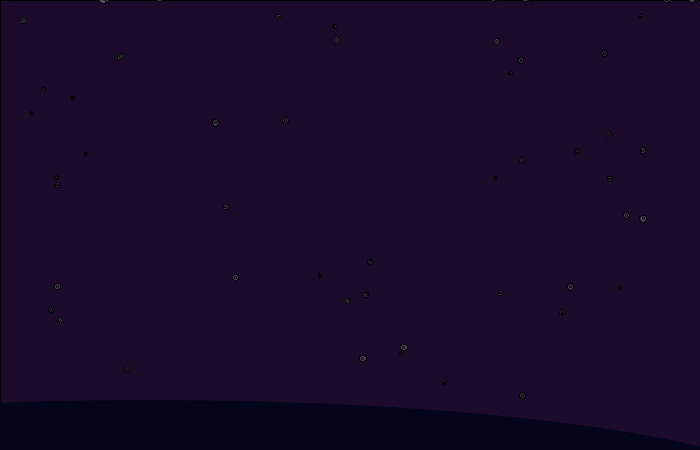
Frame 1 (no input)
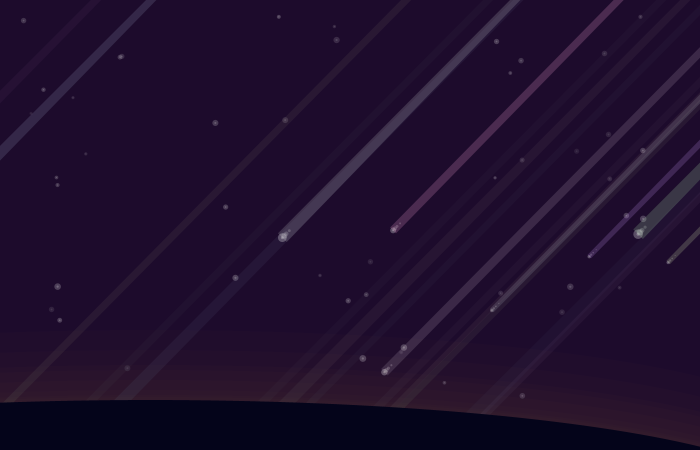
Frame 60 (the mouse pressed at the canvas centre just before this capture)
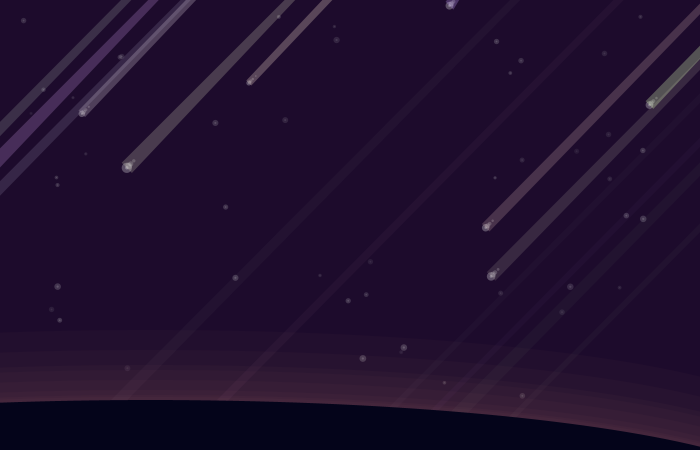
Frame 120 (the mouse held since frame 60 and released just before this capture)

The Processing sketch that drew these frames (run headless with seeded random() and noise(); from frame 60 on, the mouse is pressed at the canvas centre):

// Processing sketch: processing_171896
// ── processing_171896.pde

Sunrise sunrise; 
int totalStars=50;
int totalMeteors=20;
boolean sunAlphaSwitch;
Meteor[] meteors= new Meteor[totalMeteors];
Stars[] stars = new Stars[totalStars];


void setup() {
  size(700, 450);
  sunrise= new Sunrise();
  sunAlphaSwitch=true; 
  for (int i=0; i <totalStars; i++) {
    stars[i]= new Stars();
  } 
  for (int i=0; i <totalMeteors; i++) {
    meteors[i]= new Meteor();
  }
}


void draw() {
  background(29, 11, 44);
  ellipseMode(CENTER);
  rectMode(CENTER);  

  ////draw the stars\\\\
  for (int i=0; i <totalStars; i++) {
    stars[i].drawStar();
  } 


  ////fade the stars with the sunrise\\\\   
  sunrise.fadeStars();


  //////draw the meteors\\\\\\
  for (int i=0; i <totalMeteors; i++) {

    meteors[i].moveMeteor();
    meteors[i].drawMeteor();
    meteors[i].meteorTail();
  }

  for (int i=0; i <totalMeteors; i++) {

    if ( meteors[i].yPos > height+300) { // if the meteor gets too far it'll restart
      meteors[i]= new Meteor();
    }
  }

    ///////////////lighter colors near bottom\\\\\\\\\\\\\\\\  
    sunrise.drawLight();
    sunrise.fadeLight(); 


    ///////////////foreground landmass\\\\\\\\\\\\\\\\\
    fill(4, 4, 26);
    ellipse(150, 500, 1300, 200);
  }

class Meteor{
  float xPos;
  float yPos;
  float speed;
  float w;
  float origX;
  float origY;
  float tailAlpha;
  float r;
  float g;
  float b;
  
  Meteor(){
   xPos= random(20, 1050); //meteors will always start in the top right
   yPos=-10; //meteors will always start out of frame
   speed= random(4, 10); //meteors generate at different speeds
   w=random(3, 12);
   
   r= random(152, 255);
   g=random(152, 255);
   b=random(152, 255); 
   
   origX= xPos;
   origY= yPos;
   tailAlpha=70;//sets the original tail transparency so it can fade out
   } 
  
  void drawMeteor(){
    //////// HEAD \\\\\\\
    fill(250, 70);
    ellipse(xPos, yPos, w, w);//the main body of the meteor
    ellipse(xPos, yPos, w/3, w/3); //the center glowy core of the meteor
    
    
    /////// BODY \\\\\\\
    fill(250, 50);
    ellipse(xPos+2, yPos-2, 2*(w/3), 2*(w/3));//biggest part of the taper
    ellipse(xPos+4, yPos-4, (w/2), (w/2));//medium taper
    ellipse(xPos+7, yPos-7, (w/3), (w/3));//smallest taper

  }
  
 void meteorTail(){
  fill(r, g, b, tailAlpha);
  
  ///////////draw tail
   beginShape();
   vertex(xPos-(w/2), yPos-(w/2));
   vertex(xPos+(w/2), yPos+(w/2));
   vertex(origX, origY);
   vertex(origX-10, origY);
   vertex(xPos-(w/2), yPos-(w/2));
   endShape();
 
   if(yPos> 20 && yPos<100){
    tailAlpha= 75;
   } 
   else if (yPos>100 && yPos<150){
     tailAlpha =75;
   }
   else if (yPos>150 && yPos<200){
     tailAlpha=60;
   }
   else if (yPos>200 && yPos<250 ){
     tailAlpha=55;
   }
   else if (yPos>250 && yPos<300){
     tailAlpha=50;
   }
   else if (yPos>300 && yPos<325){
     tailAlpha=45;
   }
   else if (yPos>325 && yPos<350){
     tailAlpha=40;
   }
   else if (yPos>350 && yPos<375){
     tailAlpha=35;
   }
   else if (yPos>375 && yPos<400){
     tailAlpha=30;
   }
    else if (yPos>400 && yPos<410){
     tailAlpha=25;
   }
   else if (yPos>410 && yPos<420){
     tailAlpha=20;
   }
   else if (yPos>420 && yPos<450){
     tailAlpha=15;
   }
    else if (yPos>450 && yPos<500){
     tailAlpha=10;
   }
    else if (yPos>500 && yPos<650){
     tailAlpha=7;
   }
   else if (yPos>650 && yPos<675){
     tailAlpha=4;
   }
   else if (yPos>675 && yPos<700){
     tailAlpha=0;
   }
   
 }
 
  void moveMeteor(){
    xPos-=speed;
    yPos+=speed;
  }
  
  
  
  
  
}
class Stars{
float starAlpha;
float starX;
float starY;
float starW;
  Stars(){
    //sets the initial star position and alpha to random
    starAlpha= random(20, 70);
    starX=random(10, width-10);
    starY=random(10, height-10);
    starW=random(3, 7);
  }
  void drawStar(){
   fill(250, starAlpha);
   //two layers to the star, the bright center and the pale outer ring
   ellipse(starX, starY, starW,starW);
   ellipse(starX, starY, starW/3,starW/3);
  }
  
 
}
class Sunrise {
  float bgAlpha;
  float sunAlpha; 

  Sunrise(){
    bgAlpha=0;
    sunAlpha=0.2;

  }
  
  void drawLight(){
    
  //////sets the initial alpha, each ellipse layer will stack on top and makes a gradient  
  fill(255, 170, 113, sunAlpha);
  noStroke();
  ellipse(150, 497, 1300, 200);
  ellipse(150, 495, 1300, 200);
  ellipse(150, 490, 1300, 200);
  ellipse(150, 480, 1300, 200);
  ellipse(150, 470, 1300, 200);
  ellipse(150, 465, 1300, 200);
  ellipse(150, 450, 1300, 200);
  ellipse(150, 430, 1300, 200);
  }
  
  void fadeLight(){
    //if the alpha is less than zero or greater than 20 it reverses the "direction" of the fade
    if (sunAlphaSwitch == true){
     sunAlpha+=.05;
     bgAlpha+=.7;
    }
    if (sunAlpha >= 20){
      sunAlphaSwitch = false;
    }
    
     if( sunAlphaSwitch==false) {
      sunAlpha-=.05;
      bgAlpha-=.7;

    }
    
    if (sunAlpha <= 0){
     sunAlphaSwitch = true; 
    }
      }
      
////////draws a transparent rectangle that varies in transparancy\\\\\\
  void fadeStars(){
    fill(29, 11, 44, bgAlpha);
    rect(width/2, height/2, width, height);
    
  }
}
